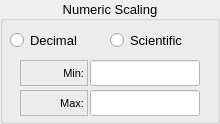
       <widget class="QGroupBox" name="groupYLogLin">
        <property name="geometry">
         <rect>
          <x>10</x>
          <y>38</y>
          <width>220</width>
          <height>124</height>
         </rect>
        </property>
        <property name="sizePolicy">
         <sizepolicy hsizetype="Fixed" vsizetype="Fixed">
          <horstretch>0</horstretch>
          <verstretch>0</verstretch>
         </sizepolicy>
        </property>
        <property name="minimumSize">
         <size>
          <width>220</width>
          <height>124</height>
         </size>
        </property>
        <property name="maximumSize">
         <size>
          <width>220</width>
          <height>124</height>
         </size>
        </property>
        <property name="font">
         <font>
          <pointsize>10</pointsize>
         </font>
        </property>
        <property name="title">
         <string>Numeric Scaling</string>
        </property>
        <property name="alignment">
         <set>Qt::AlignCenter</set>
        </property>
        <widget class="QLabel" name="lblYMin">
         <property name="geometry">
          <rect>
           <x>20</x>
           <y>60</y>
           <width>68</width>
           <height>26</height>
          </rect>
         </property>
         <property name="minimumSize">
          <size>
           <width>68</width>
           <height>26</height>
          </size>
         </property>
         <property name="maximumSize">
          <size>
           <width>68</width>
           <height>26</height>
          </size>
         </property>
         <property name="font">
          <font>
           <pointsize>8</pointsize>
          </font>
         </property>
         <property name="frameShape">
          <enum>QFrame::StyledPanel</enum>
         </property>
         <property name="frameShadow">
          <enum>QFrame::Sunken</enum>
         </property>
         <property name="text">
          <string>Min:</string>
         </property>
         <property name="alignment">
          <set>Qt::AlignRight|Qt::AlignTrailing|Qt::AlignVCenter</set>
         </property>
        </widget>
        <widget class="QLineEdit" name="lineYMin">
         <property name="geometry">
          <rect>
           <x>90</x>
           <y>60</y>
           <width>110</width>
           <height>26</height>
          </rect>
         </property>
         <property name="sizePolicy">
          <sizepolicy hsizetype="Fixed" vsizetype="Fixed">
           <horstretch>0</horstretch>
           <verstretch>0</verstretch>
          </sizepolicy>
         </property>
         <property name="minimumSize">
          <size>
           <width>110</width>
           <height>26</height>
          </size>
         </property>
         <property name="maximumSize">
          <size>
           <width>110</width>
           <height>26</height>
          </size>
         </property>
         <property name="styleSheet">
          <string notr="true">background-color: rgb(255, 255, 255);</string>
         </property>
        </widget>
        <widget class="QLabel" name="lblYMax">
         <property name="geometry">
          <rect>
           <x>20</x>
           <y>90</y>
           <width>68</width>
           <height>26</height>
          </rect>
         </property>
         <property name="minimumSize">
          <size>
           <width>68</width>
           <height>26</height>
          </size>
         </property>
         <property name="maximumSize">
          <size>
           <width>68</width>
           <height>26</height>
          </size>
         </property>
         <property name="font">
          <font>
           <pointsize>8</pointsize>
          </font>
         </property>
         <property name="frameShape">
          <enum>QFrame::StyledPanel</enum>
         </property>
         <property name="frameShadow">
          <enum>QFrame::Sunken</enum>
         </property>
         <property name="text">
          <string>Max:</string>
         </property>
         <property name="alignment">
          <set>Qt::AlignRight|Qt::AlignTrailing|Qt::AlignVCenter</set>
         </property>
        </widget>
        <widget class="QLineEdit" name="lineYMax">
         <property name="geometry">
          <rect>
           <x>90</x>
           <y>90</y>
           <width>110</width>
           <height>26</height>
          </rect>
         </property>
         <property name="sizePolicy">
          <sizepolicy hsizetype="Fixed" vsizetype="Fixed">
           <horstretch>0</horstretch>
           <verstretch>0</verstretch>
          </sizepolicy>
         </property>
         <property name="minimumSize">
          <size>
           <width>110</width>
           <height>26</height>
          </size>
         </property>
         <property name="maximumSize">
          <size>
           <width>110</width>
           <height>26</height>
          </size>
         </property>
         <property name="styleSheet">
          <string notr="true">background-color: rgb(255, 255, 255);</string>
         </property>
        </widget>
        <widget class="QRadioButton" name="radioYDecimal">
         <property name="geometry">
          <rect>
           <x>10</x>
           <y>30</y>
           <width>80</width>
           <height>20</height>
          </rect>
         </property>
         <property name="sizePolicy">
          <sizepolicy hsizetype="Fixed" vsizetype="Fixed">
           <horstretch>0</horstretch>
           <verstretch>0</verstretch>
          </sizepolicy>
         </property>
         <property name="minimumSize">
          <size>
           <width>80</width>
           <height>20</height>
          </size>
         </property>
         <property name="maximumSize">
          <size>
           <width>80</width>
           <height>20</height>
          </size>
         </property>
         <property name="text">
          <string>Decimal</string>
         </property>
        </widget>
        <widget class="QRadioButton" name="radioYScientific">
         <property name="geometry">
          <rect>
           <x>110</x>
           <y>30</y>
           <width>80</width>
           <height>20</height>
          </rect>
         </property>
         <property name="sizePolicy">
          <sizepolicy hsizetype="Fixed" vsizetype="Fixed">
           <horstretch>0</horstretch>
           <verstretch>0</verstretch>
          </sizepolicy>
         </property>
         <property name="minimumSize">
          <size>
           <width>80</width>
           <height>20</height>
          </size>
         </property>
         <property name="maximumSize">
          <size>
           <width>80</width>
           <height>20</height>
          </size>
         </property>
         <property name="text">
          <string>Scientific</string>
         </property>
        </widget>
       </widget>
